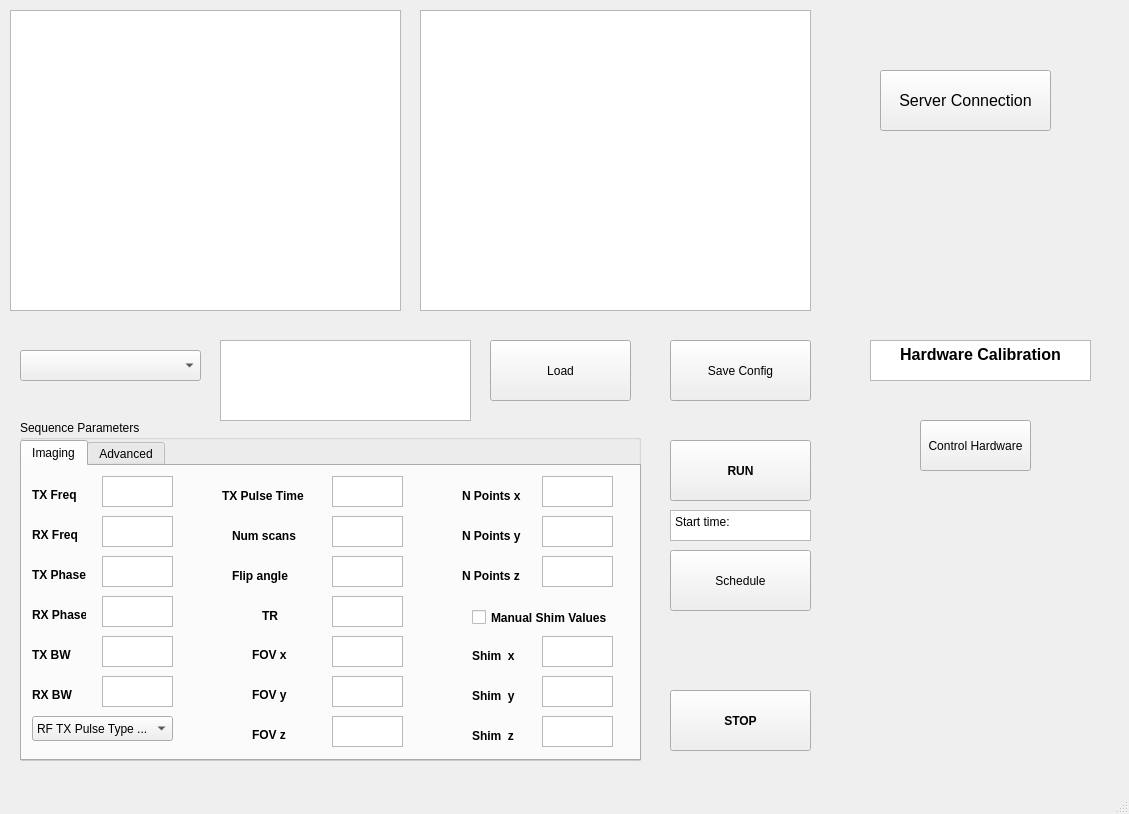
<?xml version="1.0" encoding="UTF-8"?>
<ui version="4.0">
 <class>MainWindow</class>
 <widget class="QMainWindow" name="MainWindow">
  <property name="geometry">
   <rect>
    <x>0</x>
    <y>0</y>
    <width>1129</width>
    <height>814</height>
   </rect>
  </property>
  <property name="windowTitle">
   <string>MainWindow</string>
  </property>
  <widget class="QWidget" name="centralwidget">
   <widget class="QPushButton" name="pushButton_load">
    <property name="geometry">
     <rect>
      <x>490</x>
      <y>340</y>
      <width>141</width>
      <height>61</height>
     </rect>
    </property>
    <property name="text">
     <string>Load</string>
    </property>
   </widget>
   <widget class="QPushButton" name="pushButton_save">
    <property name="geometry">
     <rect>
      <x>670</x>
      <y>340</y>
      <width>141</width>
      <height>61</height>
     </rect>
    </property>
    <property name="text">
     <string>Save Config</string>
    </property>
   </widget>
   <widget class="QPushButton" name="pushButton_run">
    <property name="geometry">
     <rect>
      <x>670</x>
      <y>440</y>
      <width>141</width>
      <height>61</height>
     </rect>
    </property>
    <property name="font">
     <font>
      <weight>75</weight>
      <bold>true</bold>
     </font>
    </property>
    <property name="text">
     <string>RUN</string>
    </property>
   </widget>
   <widget class="QTextEdit" name="textEdit_stTime">
    <property name="geometry">
     <rect>
      <x>670</x>
      <y>510</y>
      <width>141</width>
      <height>31</height>
     </rect>
    </property>
    <property name="html">
     <string>&lt;!DOCTYPE HTML PUBLIC &quot;-//W3C//DTD HTML 4.0//EN&quot; &quot;http://www.w3.org/TR/REC-html40/strict.dtd&quot;&gt;
&lt;html&gt;&lt;head&gt;&lt;meta name=&quot;qrichtext&quot; content=&quot;1&quot; /&gt;&lt;style type=&quot;text/css&quot;&gt;
p, li { white-space: pre-wrap; }
&lt;/style&gt;&lt;/head&gt;&lt;body style=&quot; font-family:'Sans Serif'; font-size:9pt; font-weight:400; font-style:normal;&quot;&gt;
&lt;p style=&quot; margin-top:0px; margin-bottom:0px; margin-left:0px; margin-right:0px; -qt-block-indent:0; text-indent:0px;&quot;&gt;&lt;span style=&quot; font-family:'Noto Sans';&quot;&gt;Start time:&lt;/span&gt;&lt;/p&gt;&lt;/body&gt;&lt;/html&gt;</string>
    </property>
   </widget>
   <widget class="QPushButton" name="pushButton_schedule">
    <property name="geometry">
     <rect>
      <x>670</x>
      <y>550</y>
      <width>141</width>
      <height>61</height>
     </rect>
    </property>
    <property name="text">
     <string>Schedule</string>
    </property>
   </widget>
   <widget class="QPushButton" name="pushButton_stop">
    <property name="geometry">
     <rect>
      <x>670</x>
      <y>690</y>
      <width>141</width>
      <height>61</height>
     </rect>
    </property>
    <property name="font">
     <font>
      <weight>75</weight>
      <bold>true</bold>
     </font>
    </property>
    <property name="text">
     <string>STOP</string>
    </property>
   </widget>
   <widget class="QGraphicsView" name="graphicsView_fft">
    <property name="geometry">
     <rect>
      <x>10</x>
      <y>10</y>
      <width>391</width>
      <height>301</height>
     </rect>
    </property>
   </widget>
   <widget class="QGraphicsView" name="graphicsView_image">
    <property name="geometry">
     <rect>
      <x>420</x>
      <y>10</y>
      <width>391</width>
      <height>301</height>
     </rect>
    </property>
   </widget>
   <widget class="QComboBox" name="comboBox_seq">
    <property name="geometry">
     <rect>
      <x>20</x>
      <y>350</y>
      <width>181</width>
      <height>31</height>
     </rect>
    </property>
   </widget>
   <widget class="QTextEdit" name="textEdit">
    <property name="geometry">
     <rect>
      <x>870</x>
      <y>340</y>
      <width>221</width>
      <height>41</height>
     </rect>
    </property>
    <property name="html">
     <string>&lt;!DOCTYPE HTML PUBLIC &quot;-//W3C//DTD HTML 4.0//EN&quot; &quot;http://www.w3.org/TR/REC-html40/strict.dtd&quot;&gt;
&lt;html&gt;&lt;head&gt;&lt;meta name=&quot;qrichtext&quot; content=&quot;1&quot; /&gt;&lt;style type=&quot;text/css&quot;&gt;
p, li { white-space: pre-wrap; }
&lt;/style&gt;&lt;/head&gt;&lt;body style=&quot; font-family:'Sans Serif'; font-size:9pt; font-weight:400; font-style:normal;&quot;&gt;
&lt;p align=&quot;center&quot; style=&quot; margin-top:0px; margin-bottom:0px; margin-left:0px; margin-right:0px; -qt-block-indent:0; text-indent:0px;&quot;&gt;&lt;span style=&quot; font-family:'Noto Sans'; font-size:12pt; font-weight:600;&quot;&gt;Hardware Calibration&lt;/span&gt;&lt;/p&gt;&lt;/body&gt;&lt;/html&gt;</string>
    </property>
   </widget>
   <widget class="QPushButton" name="pushButton_ctrlHardware">
    <property name="geometry">
     <rect>
      <x>920</x>
      <y>420</y>
      <width>111</width>
      <height>51</height>
     </rect>
    </property>
    <property name="text">
     <string>Control Hardware</string>
    </property>
   </widget>
   <widget class="QGroupBox" name="groupBox_SeqParams">
    <property name="geometry">
     <rect>
      <x>20</x>
      <y>420</y>
      <width>621</width>
      <height>341</height>
     </rect>
    </property>
    <property name="title">
     <string>Sequence Parameters</string>
    </property>
    <widget class="QTabWidget" name="tabWidget_Seq">
     <property name="geometry">
      <rect>
       <x>0</x>
       <y>20</y>
       <width>621</width>
       <height>321</height>
      </rect>
     </property>
     <property name="currentIndex">
      <number>0</number>
     </property>
     <widget class="QWidget" name="tab_3">
      <attribute name="title">
       <string>Imaging</string>
      </attribute>
      <widget class="QLabel" name="label_txFreq">
       <property name="geometry">
        <rect>
         <x>10</x>
         <y>20</y>
         <width>54</width>
         <height>17</height>
        </rect>
       </property>
       <property name="font">
        <font>
         <weight>75</weight>
         <bold>true</bold>
        </font>
       </property>
       <property name="text">
        <string>TX Freq</string>
       </property>
      </widget>
      <widget class="QLabel" name="label_rxFreq">
       <property name="geometry">
        <rect>
         <x>10</x>
         <y>60</y>
         <width>54</width>
         <height>17</height>
        </rect>
       </property>
       <property name="font">
        <font>
         <weight>75</weight>
         <bold>true</bold>
        </font>
       </property>
       <property name="text">
        <string>RX Freq</string>
       </property>
      </widget>
      <widget class="QTextEdit" name="textEdit_txFreq">
       <property name="geometry">
        <rect>
         <x>80</x>
         <y>10</y>
         <width>71</width>
         <height>31</height>
        </rect>
       </property>
      </widget>
      <widget class="QTextEdit" name="textEdit_rxFreq">
       <property name="geometry">
        <rect>
         <x>80</x>
         <y>50</y>
         <width>71</width>
         <height>31</height>
        </rect>
       </property>
      </widget>
      <widget class="QLabel" name="label_txPhase">
       <property name="geometry">
        <rect>
         <x>10</x>
         <y>100</y>
         <width>54</width>
         <height>17</height>
        </rect>
       </property>
       <property name="font">
        <font>
         <weight>75</weight>
         <bold>true</bold>
        </font>
       </property>
       <property name="text">
        <string>TX Phase</string>
       </property>
      </widget>
      <widget class="QTextEdit" name="textEdit_txPhase">
       <property name="geometry">
        <rect>
         <x>80</x>
         <y>90</y>
         <width>71</width>
         <height>31</height>
        </rect>
       </property>
      </widget>
      <widget class="QLabel" name="label_rxPhase">
       <property name="geometry">
        <rect>
         <x>10</x>
         <y>140</y>
         <width>54</width>
         <height>17</height>
        </rect>
       </property>
       <property name="font">
        <font>
         <weight>75</weight>
         <bold>true</bold>
        </font>
       </property>
       <property name="text">
        <string>RX Phase</string>
       </property>
      </widget>
      <widget class="QTextEdit" name="textEdit_rxPhase">
       <property name="geometry">
        <rect>
         <x>80</x>
         <y>130</y>
         <width>71</width>
         <height>31</height>
        </rect>
       </property>
      </widget>
      <widget class="QComboBox" name="comboBox_PulseType">
       <property name="geometry">
        <rect>
         <x>10</x>
         <y>250</y>
         <width>141</width>
         <height>25</height>
        </rect>
       </property>
       <item>
        <property name="text">
         <string>RF TX Pulse Type ...</string>
        </property>
       </item>
       <item>
        <property name="text">
         <string>Sinc</string>
        </property>
       </item>
       <item>
        <property name="text">
         <string>Square</string>
        </property>
       </item>
      </widget>
      <widget class="QLabel" name="label_TxPulseTime">
       <property name="geometry">
        <rect>
         <x>200</x>
         <y>20</y>
         <width>101</width>
         <height>20</height>
        </rect>
       </property>
       <property name="font">
        <font>
         <weight>75</weight>
         <bold>true</bold>
        </font>
       </property>
       <property name="text">
        <string>TX Pulse Time</string>
       </property>
      </widget>
      <widget class="QTextEdit" name="textEdit_TxPulseTime">
       <property name="geometry">
        <rect>
         <x>310</x>
         <y>10</y>
         <width>71</width>
         <height>31</height>
        </rect>
       </property>
      </widget>
      <widget class="QLabel" name="label_TxBW">
       <property name="geometry">
        <rect>
         <x>10</x>
         <y>180</y>
         <width>54</width>
         <height>17</height>
        </rect>
       </property>
       <property name="font">
        <font>
         <weight>75</weight>
         <bold>true</bold>
        </font>
       </property>
       <property name="text">
        <string>TX BW</string>
       </property>
      </widget>
      <widget class="QTextEdit" name="textEdit_TxBW">
       <property name="geometry">
        <rect>
         <x>80</x>
         <y>170</y>
         <width>71</width>
         <height>31</height>
        </rect>
       </property>
      </widget>
      <widget class="QLabel" name="label_RxBW">
       <property name="geometry">
        <rect>
         <x>10</x>
         <y>220</y>
         <width>54</width>
         <height>17</height>
        </rect>
       </property>
       <property name="font">
        <font>
         <weight>75</weight>
         <bold>true</bold>
        </font>
       </property>
       <property name="text">
        <string>RX BW</string>
       </property>
      </widget>
      <widget class="QTextEdit" name="textEdit_RxBW">
       <property name="geometry">
        <rect>
         <x>80</x>
         <y>210</y>
         <width>71</width>
         <height>31</height>
        </rect>
       </property>
      </widget>
      <widget class="QLabel" name="label_NumScans">
       <property name="geometry">
        <rect>
         <x>210</x>
         <y>60</y>
         <width>81</width>
         <height>20</height>
        </rect>
       </property>
       <property name="font">
        <font>
         <weight>75</weight>
         <bold>true</bold>
        </font>
       </property>
       <property name="text">
        <string>Num scans</string>
       </property>
      </widget>
      <widget class="QTextEdit" name="textEdit_NumScans">
       <property name="geometry">
        <rect>
         <x>310</x>
         <y>50</y>
         <width>71</width>
         <height>31</height>
        </rect>
       </property>
      </widget>
      <widget class="QLabel" name="label_FlipAngle">
       <property name="geometry">
        <rect>
         <x>210</x>
         <y>100</y>
         <width>71</width>
         <height>20</height>
        </rect>
       </property>
       <property name="font">
        <font>
         <weight>75</weight>
         <bold>true</bold>
        </font>
       </property>
       <property name="layoutDirection">
        <enum>Qt::LeftToRight</enum>
       </property>
       <property name="text">
        <string>Flip angle</string>
       </property>
      </widget>
      <widget class="QTextEdit" name="textEdit_FlipAngle">
       <property name="geometry">
        <rect>
         <x>310</x>
         <y>90</y>
         <width>71</width>
         <height>31</height>
        </rect>
       </property>
      </widget>
      <widget class="QLabel" name="label_TR">
       <property name="geometry">
        <rect>
         <x>240</x>
         <y>140</y>
         <width>51</width>
         <height>20</height>
        </rect>
       </property>
       <property name="font">
        <font>
         <weight>75</weight>
         <bold>true</bold>
        </font>
       </property>
       <property name="text">
        <string>TR</string>
       </property>
      </widget>
      <widget class="QTextEdit" name="textEdit_TR">
       <property name="geometry">
        <rect>
         <x>310</x>
         <y>130</y>
         <width>71</width>
         <height>31</height>
        </rect>
       </property>
      </widget>
      <widget class="QLabel" name="label_FOVx">
       <property name="geometry">
        <rect>
         <x>230</x>
         <y>180</y>
         <width>54</width>
         <height>17</height>
        </rect>
       </property>
       <property name="font">
        <font>
         <weight>75</weight>
         <bold>true</bold>
        </font>
       </property>
       <property name="text">
        <string>FOV x</string>
       </property>
      </widget>
      <widget class="QTextEdit" name="textEdit_FOVx">
       <property name="geometry">
        <rect>
         <x>310</x>
         <y>170</y>
         <width>71</width>
         <height>31</height>
        </rect>
       </property>
      </widget>
      <widget class="QLabel" name="label">
       <property name="geometry">
        <rect>
         <x>230</x>
         <y>220</y>
         <width>54</width>
         <height>17</height>
        </rect>
       </property>
       <property name="font">
        <font>
         <weight>75</weight>
         <bold>true</bold>
        </font>
       </property>
       <property name="text">
        <string>FOV y</string>
       </property>
      </widget>
      <widget class="QTextEdit" name="textEdit_FOVy">
       <property name="geometry">
        <rect>
         <x>310</x>
         <y>210</y>
         <width>71</width>
         <height>31</height>
        </rect>
       </property>
      </widget>
      <widget class="QTextEdit" name="textEdit_FOVz">
       <property name="geometry">
        <rect>
         <x>310</x>
         <y>250</y>
         <width>71</width>
         <height>31</height>
        </rect>
       </property>
      </widget>
      <widget class="QLabel" name="label_FOVz">
       <property name="geometry">
        <rect>
         <x>230</x>
         <y>260</y>
         <width>54</width>
         <height>17</height>
        </rect>
       </property>
       <property name="font">
        <font>
         <weight>75</weight>
         <bold>true</bold>
        </font>
       </property>
       <property name="text">
        <string>FOV z</string>
       </property>
      </widget>
      <widget class="QLabel" name="label_NPointsx">
       <property name="geometry">
        <rect>
         <x>440</x>
         <y>20</y>
         <width>71</width>
         <height>20</height>
        </rect>
       </property>
       <property name="font">
        <font>
         <weight>75</weight>
         <bold>true</bold>
        </font>
       </property>
       <property name="text">
        <string>N Points x</string>
       </property>
      </widget>
      <widget class="QTextEdit" name="textEdit_NPointsx">
       <property name="geometry">
        <rect>
         <x>520</x>
         <y>10</y>
         <width>71</width>
         <height>31</height>
        </rect>
       </property>
      </widget>
      <widget class="QTextEdit" name="textEdit_NPointsy">
       <property name="geometry">
        <rect>
         <x>520</x>
         <y>50</y>
         <width>71</width>
         <height>31</height>
        </rect>
       </property>
      </widget>
      <widget class="QTextEdit" name="textEdit_NPointsz">
       <property name="geometry">
        <rect>
         <x>520</x>
         <y>90</y>
         <width>71</width>
         <height>31</height>
        </rect>
       </property>
      </widget>
      <widget class="QLabel" name="label_NPointsy">
       <property name="geometry">
        <rect>
         <x>440</x>
         <y>60</y>
         <width>71</width>
         <height>20</height>
        </rect>
       </property>
       <property name="font">
        <font>
         <weight>75</weight>
         <bold>true</bold>
        </font>
       </property>
       <property name="text">
        <string>N Points y</string>
       </property>
      </widget>
      <widget class="QLabel" name="label_NPointsz">
       <property name="geometry">
        <rect>
         <x>440</x>
         <y>100</y>
         <width>71</width>
         <height>20</height>
        </rect>
       </property>
       <property name="font">
        <font>
         <weight>75</weight>
         <bold>true</bold>
        </font>
       </property>
       <property name="text">
        <string>N Points z</string>
       </property>
      </widget>
      <widget class="QCheckBox" name="checkBox_MShimV">
       <property name="geometry">
        <rect>
         <x>450</x>
         <y>140</y>
         <width>151</width>
         <height>23</height>
        </rect>
       </property>
       <property name="font">
        <font>
         <weight>75</weight>
         <bold>true</bold>
        </font>
       </property>
       <property name="text">
        <string>Manual Shim Values</string>
       </property>
      </widget>
      <widget class="QLabel" name="label_Shimx">
       <property name="geometry">
        <rect>
         <x>450</x>
         <y>180</y>
         <width>61</width>
         <height>20</height>
        </rect>
       </property>
       <property name="font">
        <font>
         <weight>75</weight>
         <bold>true</bold>
        </font>
       </property>
       <property name="text">
        <string>Shim  x</string>
       </property>
      </widget>
      <widget class="QTextEdit" name="textEdit_Shimx">
       <property name="geometry">
        <rect>
         <x>520</x>
         <y>170</y>
         <width>71</width>
         <height>31</height>
        </rect>
       </property>
      </widget>
      <widget class="QTextEdit" name="textEdit_Shimy">
       <property name="geometry">
        <rect>
         <x>520</x>
         <y>210</y>
         <width>71</width>
         <height>31</height>
        </rect>
       </property>
      </widget>
      <widget class="QTextEdit" name="textEdit_Shimz">
       <property name="geometry">
        <rect>
         <x>520</x>
         <y>250</y>
         <width>71</width>
         <height>31</height>
        </rect>
       </property>
      </widget>
      <widget class="QLabel" name="label_Shimy">
       <property name="geometry">
        <rect>
         <x>450</x>
         <y>220</y>
         <width>61</width>
         <height>20</height>
        </rect>
       </property>
       <property name="font">
        <font>
         <weight>75</weight>
         <bold>true</bold>
        </font>
       </property>
       <property name="text">
        <string>Shim  y</string>
       </property>
      </widget>
      <widget class="QLabel" name="label_Shimz">
       <property name="geometry">
        <rect>
         <x>450</x>
         <y>260</y>
         <width>61</width>
         <height>20</height>
        </rect>
       </property>
       <property name="font">
        <font>
         <weight>75</weight>
         <bold>true</bold>
        </font>
       </property>
       <property name="text">
        <string>Shim  z</string>
       </property>
      </widget>
     </widget>
     <widget class="QWidget" name="tab_4">
      <attribute name="title">
       <string>Advanced</string>
      </attribute>
     </widget>
    </widget>
   </widget>
   <widget class="QListWidget" name="listWidget_seq">
    <property name="geometry">
     <rect>
      <x>220</x>
      <y>340</y>
      <width>251</width>
      <height>81</height>
     </rect>
    </property>
   </widget>
   <widget class="QPushButton" name="PushButton_connect">
    <property name="geometry">
     <rect>
      <x>880</x>
      <y>70</y>
      <width>171</width>
      <height>61</height>
     </rect>
    </property>
    <property name="font">
     <font>
      <pointsize>12</pointsize>
     </font>
    </property>
    <property name="text">
     <string>Server Connection</string>
    </property>
   </widget>
  </widget>
  <widget class="QMenuBar" name="menubar">
   <property name="geometry">
    <rect>
     <x>0</x>
     <y>0</y>
     <width>1129</width>
     <height>20</height>
    </rect>
   </property>
  </widget>
  <widget class="QStatusBar" name="statusbar"/>
 </widget>
 <resources/>
 <connections/>
</ui>
